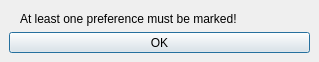
<?xml version="1.0" encoding="UTF-8"?>
<ui version="4.0">
 <class>Dialog</class>
 <widget class="QDialog" name="Dialog">
  <property name="geometry">
   <rect>
    <x>0</x>
    <y>0</y>
    <width>319</width>
    <height>62</height>
   </rect>
  </property>
  <property name="minimumSize">
   <size>
    <width>318</width>
    <height>62</height>
   </size>
  </property>
  <property name="maximumSize">
   <size>
    <width>319</width>
    <height>62</height>
   </size>
  </property>
  <property name="windowTitle">
   <string>Empty preferences!</string>
  </property>
  <widget class="QPushButton" name="pushButton">
   <property name="geometry">
    <rect>
     <x>9</x>
     <y>32</y>
     <width>301</width>
     <height>21</height>
    </rect>
   </property>
   <property name="text">
    <string>OK</string>
   </property>
  </widget>
  <widget class="QLabel" name="label">
   <property name="geometry">
    <rect>
     <x>20</x>
     <y>10</y>
     <width>281</width>
     <height>17</height>
    </rect>
   </property>
   <property name="text">
    <string>At least one preference must be marked!</string>
   </property>
  </widget>
 </widget>
 <resources/>
 <connections/>
</ui>
